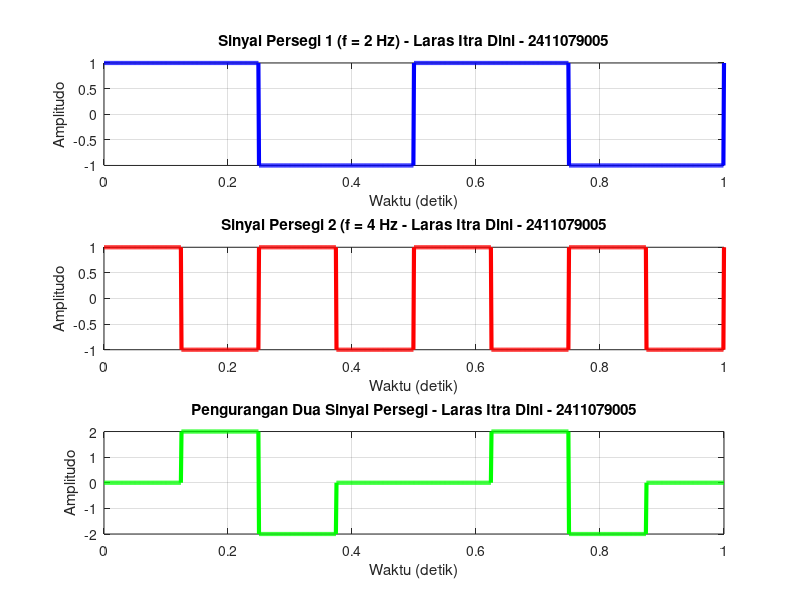

Write the MATLAB code that produced this figure.
clear all;
clc;
clf;

% Parameter Sinyal
fs = 1000;   % Sampling frequency 
f1 = 2;      % Frekuensi Sinyal 1 
f2 = 4;      % Frekuensi Sinyal 2 
A1 = 2;      % Amplitudo Sinyal 1
A2 = 4;      % Amplitudo Sinyal 2

% Waktu 
t = 0:0.001:1; 

% Sinyal Persegi
x1 = square(2 * pi * f1 * t);  % Sinyal persegi pertama
x2 = square(2 * pi * f2 * t);  % Sinyal persegi kedua

% Penjumlahan Sinyal
y = x1 - x2;

% Plot Sinyal
figure(1);
subplot(311);
plot(t, x1, 'b', 'LineWidth', 3);
grid on;
title('Sinyal Persegi 1 (f = 2 Hz) - Laras Itra Dini - 2411079005');
xlabel('Waktu (detik)');
ylabel('Amplitudo');

subplot(312);
plot(t, x2, 'r', 'LineWidth', 3);  
grid on;
title('Sinyal Persegi 2 (f = 4 Hz - Laras Itra Dini - 2411079005');
xlabel('Waktu (detik)');
ylabel('Amplitudo');

subplot(313);
plot(t, y, 'g', 'LineWidth', 3); 
grid on;
title('Pengurangan Dua Sinyal Persegi - Laras Itra Dini - 2411079005');
xlabel('Waktu (detik)');
ylabel('Amplitudo');
